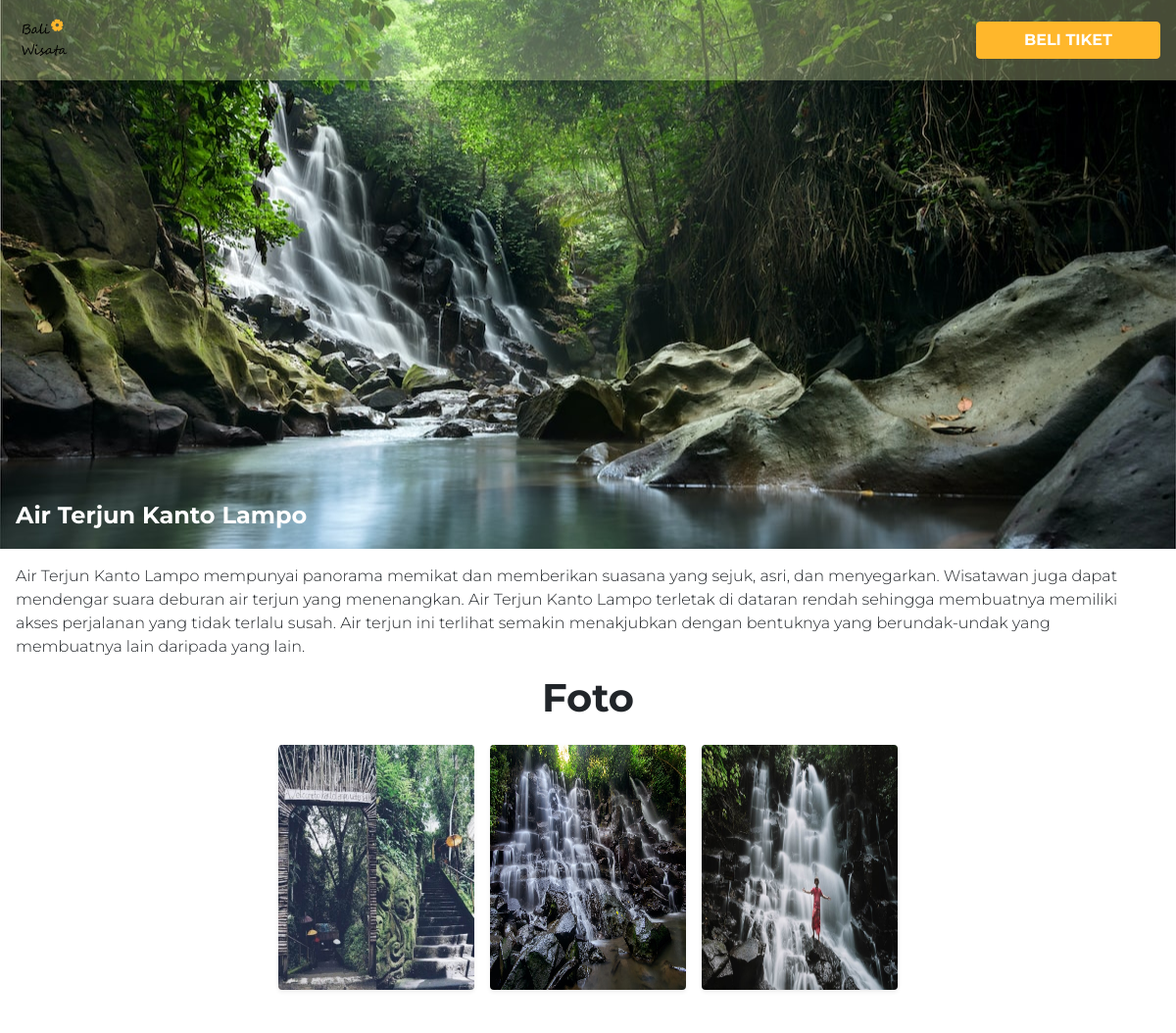
/detailWisata.php?id=174, run on the app's committed database.
### tables this page shows
CREATE TABLE `wisata` (
  `IdWisata` int(11) NOT NULL,
  `Nama` varchar(50) NOT NULL,
  `Deskripsi` longtext NOT NULL,
  `NoRekening` text NOT NULL DEFAULT 'a:3:{s:12:"100-519-5418";a:2:{s:9:"nama_bank";s:4:"BRIS";s:9:"atas_nama";s:13:"PT Duta Aries";}s:12:"27-9300-3056";a:2:{s:9:"nama_bank";s:3:"BCA";s:9:"atas_nama";s:13:"PT Duta Aries";}s:18:"0005-01-00130-7304";a:2:{s:9:"nama_bank";s:3:"BRI";s:9:"atas_nama";s:13:"PT Duta Aries";}}',
  `Harga` int(11) NOT NULL,
  `UrlGaleriWST` text NOT NULL,
  `UrlThumbnailWST` text NOT NULL
);

### queries.php (called while the page is built, shortened)
<?php
    function getWisataById($idWisata){
        $conn = conn();
        $sql= "SELECT * FROM wisata WHERE IdWisata = $idWisata";
        $prepare = $conn -> prepare($sql);
        $prepare -> execute();
        $result = $prepare -> get_result();
        if ($result->num_rows > 0) {
            $row = $result->fetch_assoc();
            return $row;
        }
        return 0;
    }
?>

### controller.php (called while the page is built, shortened)
<?php
    include('queries.php');
    function detailWisata(){
        if(isset($_GET["id"])){
            $id = $_GET["id"];
            $wisata = getWisataById($id);
            return $wisata;
        }
        die();
    }
?>

### detailWisata.php (the view, shortened to what this page needs)
<?php
    include "controller.php";
    $wisata = detailWisata();
    include_once "./template/head.php";
?>
    <div class="main">
        <?php
            $fixedTo = "fixed-top";
            $navbar = "navbar-accent-25";
            include_once "./template/navbar.php";
        ?>
        <main>
            <section style="overflow:hidden;">
                <div class="container-fluid p-0 m-0 h-100">
                    <div class="img-detail" style="background-image: url('<?= $wisata['UrlThumbnailWST'] ?>');">
                        <div class="fs-4 title"><?= $wisata['Nama'] ?></div>
                    </div>
                    <div class="description fw-light p-3">
                        <?= $wisata['Deskripsi'] ?>
                    </div>
                    <div class="container mb-5">
                        <h1 class="text-center fw-bold">Foto</h1>
                        <div id="carouselExampleIndicators" class="carousel slide" data-bs-ride="carousel">
                            <div class="carousel-inner p-3">
                                <?php
                                $UrlImg = array_chunk(unserialize($wisata['UrlGaleriWST']), 3);
                                for ($i = 0; $i < count($UrlImg); $i++) {
                                    if ($i == 0) {
                                        echo '<div class="carousel-item active">';
                                    } else {
                                        echo '<div class="carousel-item">';
                                    }
                                    echo '<div class="d-flex justify-content-center w-100">';
                                    for ($j = 0; $j < count($UrlImg[$i]); $j++) {
                                        if ($j == 1) {
                                            echo '<img class="rounded shadow-sm mx-3" width="200px" height="250px" src="' . $UrlImg[$i][$j] . '" alt="Galeri-' . $i + 1 . '">';
                                        } else {
                                            echo '<img class="rounded shadow-sm" width="200px" height="250px" src="' . $UrlImg[$i][$j] . '" alt="Galeri-' . $i + 1 . '">';
                                        }
                                    }
                                    echo '</div>';
                                    echo '</div>';
                                }
                                ?>
                            </div>
                        </div>
                    </div>
                </div>
            </section>
        </main>
    </div>
<?php
    include_once "./template/footer.php";
?>

### template/head.php (shortened to what this page needs)
<!DOCTYPE html>
<html lang="en">
<head>
    <link rel="stylesheet" href="./assets/css/bootstrap.css">
    <link rel="stylesheet" href="https://cdn.jsdelivr.net/npm/bootstrap-icons@1.8.3/font/bootstrap-icons.css">
    <link rel="stylesheet" href="./assets/css/style.css">
</head>
<body>

### template/navbar.php (shortened to what this page needs)
<header class="<?= $fixedTo ?>">
    <nav class="navbar shadow navbar-expand-lg <?= $navbar ?> mb-5">
        <div class="container-fluid px-3 d-flex justify-content-between">
            <a class="navbar-brand me-auto" href=".">
                <img class="img-fluid" src="./assets/img/Logo.png" alt="Logo">
            </a>
            <div class="navbar-nav ms-auto d-flex align-items-center">
                <?php if(isset($wisata['Nama']) && !isset($wisataInTransaksi)): ?>
                    <?php if(!isset($_SESSION['user'])): ?>
                        <button name='' type="button" onclick="location.href='login.php'" class="btn px-5 btn-warning text-white fw-bold text-uppercase">Beli Tiket</button>
                    <?php else: ?>
                        <button name='' type="button" onclick="clickBeliTiket('<?=$wisata['Nama'] ?>',<?=$wisata['Harga']?> , <?=$wisata['IdWisata']?>)" data-bs-toggle="modal" data-bs-target="#modalTicket" class="btn px-5 btn-warning text-white fw-bold text-uppercase">Beli Tiket</button>
                    <?php endif; ?>
                <?php endif; ?>
            </div>
        </div>
    </nav>
</header>

### template/footer.php (shortened to what this page needs)
</body>
</html>

### assets/css/style.css (style rules this page uses)
body, html { font-family: "Montserrat", sans-serif; padding: 0; margin: 0; height: 100%; }
.navbar-brand { width: 3.5rem; }
.navbar-accent-25 { background-color: rgba(234, 249, 178, 0.3); }
.img-detail { background-image: url("https://source.unsplash.com/1400x512?wisata"); background-repeat: no-repeat; background-size: cover; background-position: center; width: 100vw; height: 70vh; position: relative; }
.img-detail > .title { position: absolute; bottom: 1rem; left: 1rem; font-weight: 700; color: white; }

### data on the page
wisata: UrlThumbnailWST (picture), Nama "Air Terjun Kanto Lampo", Deskripsi "Air Terjun Kanto Lampo mempunyai panorama memikat dan memberikan suasana yang sejuk, asri, dan menyegarkan. Wisatawan juga dapat mendengar suara deburan air terjun yang menenangkan. Air Terjun Kanto Lampo terletak di dataran rendah sehingga membuatnya memiliki akses perjalanan yang tidak terlalu susah. Air terjun ini terlihat semakin menakjubkan dengan bentuknya yang berundak-undak yang membuatnya lain daripada yang lain."
